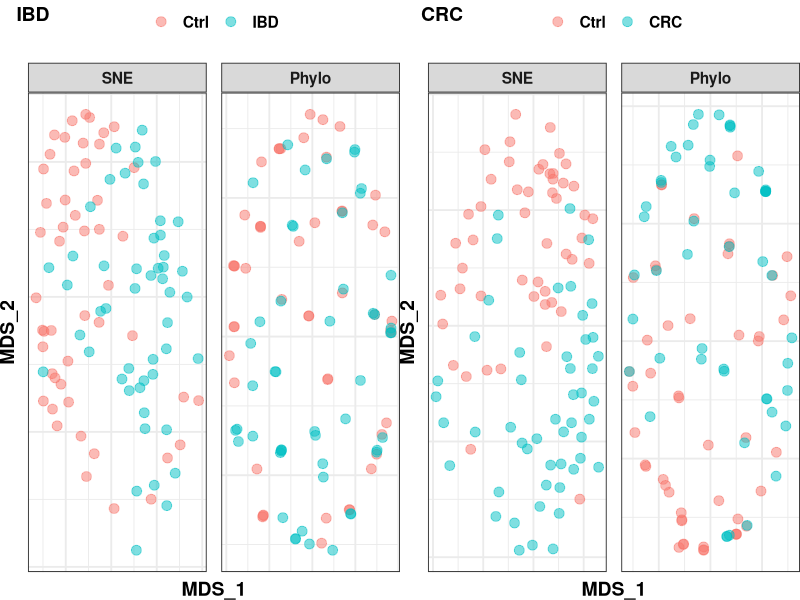
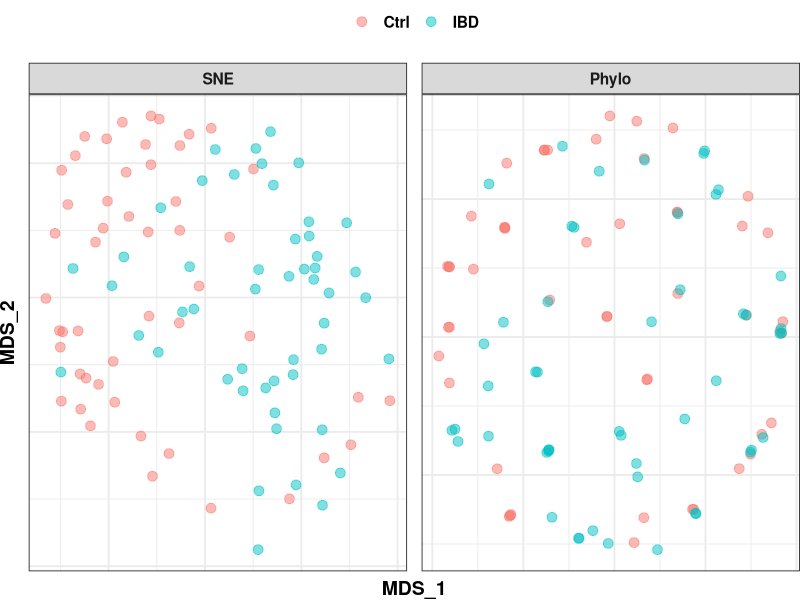
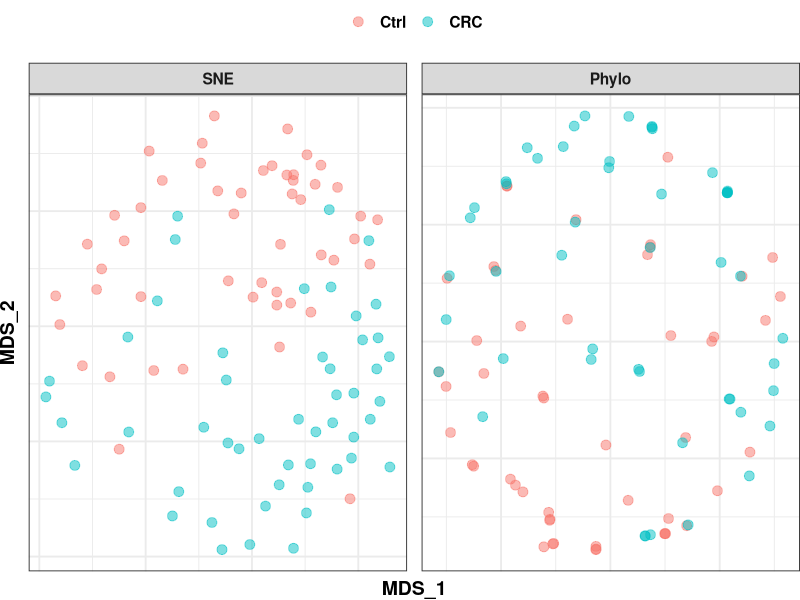

These charts were generated, in order, by the following R code:
library(tidyverse)
library(cowplot)
library(reshape2)
library(ggpubr)

MDS_ibd <- read.csv("../../Data/biomark/MDS_IBD_shap.csv")
MDS_crc <- read.csv("../../Data/biomark/MDS_CRC_shap.csv")

MDS_ibd$emb_type <- factor(MDS_ibd$emb_type, levels=c("SNE", "Phylo"))
MDS_crc$emb_type <- factor(MDS_crc$emb_type, levels=c("SNE", "Phylo"))
MDS_ibd$group <- factor(MDS_ibd$group, levels = c("Ctrl", "IBD"))
MDS_crc$group <- factor(MDS_crc$group, levels = c("Ctrl", "CRC"))
p1 <- ggplot(MDS_ibd, aes(x = t_SNE_1, y = t_SNE_2, color = group)) + 
    geom_point(size=3, alpha=0.5) + 
    facet_wrap(~emb_type, scales = "free") +
    labs(x = "MDS_1", y = "MDS_2") +
    theme_bw(base_size = 14) + 
    # scale_color_brewer(palette = "Set2")+
    theme(  
        axis.ticks = element_blank(),
        axis.text = element_blank(),
        plot.title = element_text(hjust = 0.5, size = 14),
        text = element_text(face = "bold"),
        legend.title = element_blank(), 
        plot.margin = margin(0, 0, 0, 0),  # 调整边距
        legend.position = "top"  # 设置图例位置为左下角
    ) +  
    scale_shape_manual(values = c(16, 1)) 

p2 <- ggplot(MDS_crc, aes(x = t_SNE_1, y = t_SNE_2, color = group)) + 
    geom_point(size=3, alpha=0.5) + 
    facet_wrap(~emb_type, scales = "free") +
    labs(x = "MDS_1", y = "MDS_2") +
    theme_bw(base_size = 14) + 
    # scale_color_brewer(palette = "Set2")+
    theme(  
        axis.ticks = element_blank(),
        axis.text = element_blank(),
        plot.title = element_text(hjust = 0.5, size = 14),
        text = element_text(face = "bold"),
        legend.title = element_blank(), 
        plot.margin = margin(0, 0, 0, 0),  # 调整边距
        legend.position = "top"  # 设置图例位置为左下角
    ) +  
    scale_shape_manual(values = c(16, 1)) 

p <- plot_grid(p1, p2, labels = c('IBD', 'CRC'),
               align="hv",
               nrow = 1, ncol=2, plot=FALSE, rel_heights = c(1, 1))
